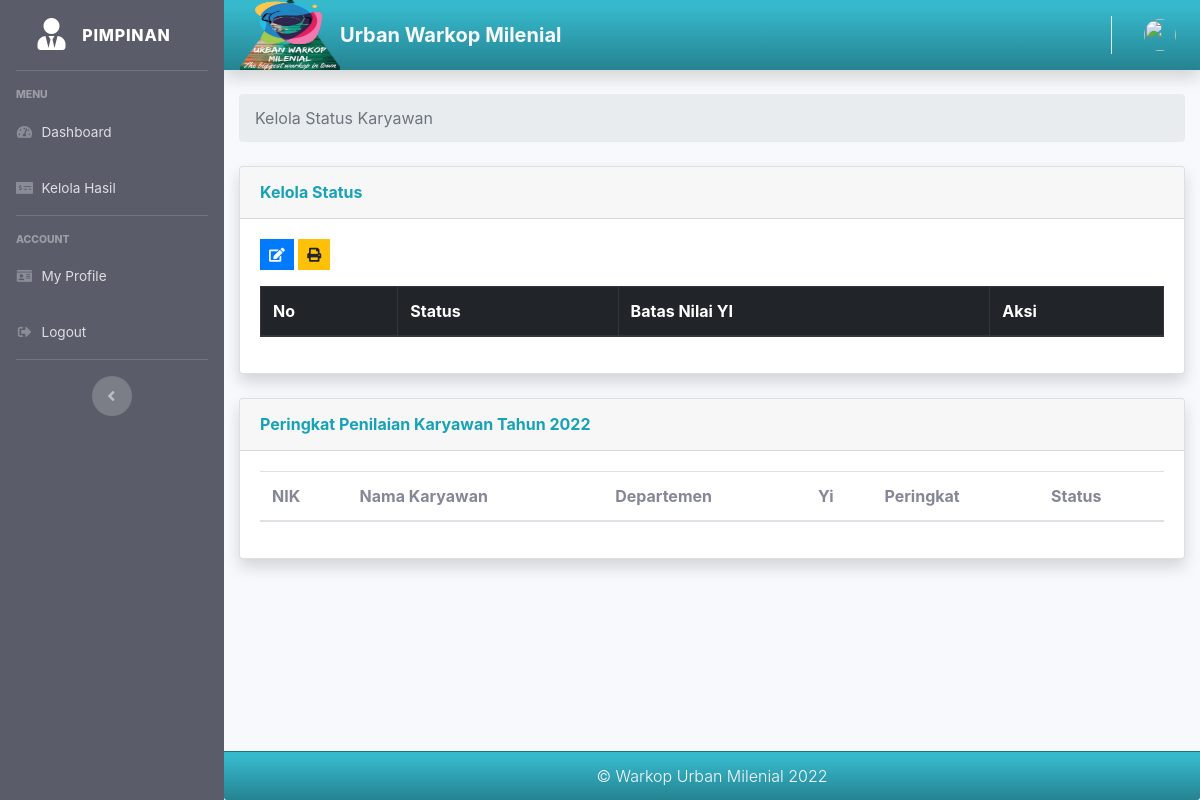
/index.php/pimpinan/kelola_hasil, run on an earlier commit of the app's database.
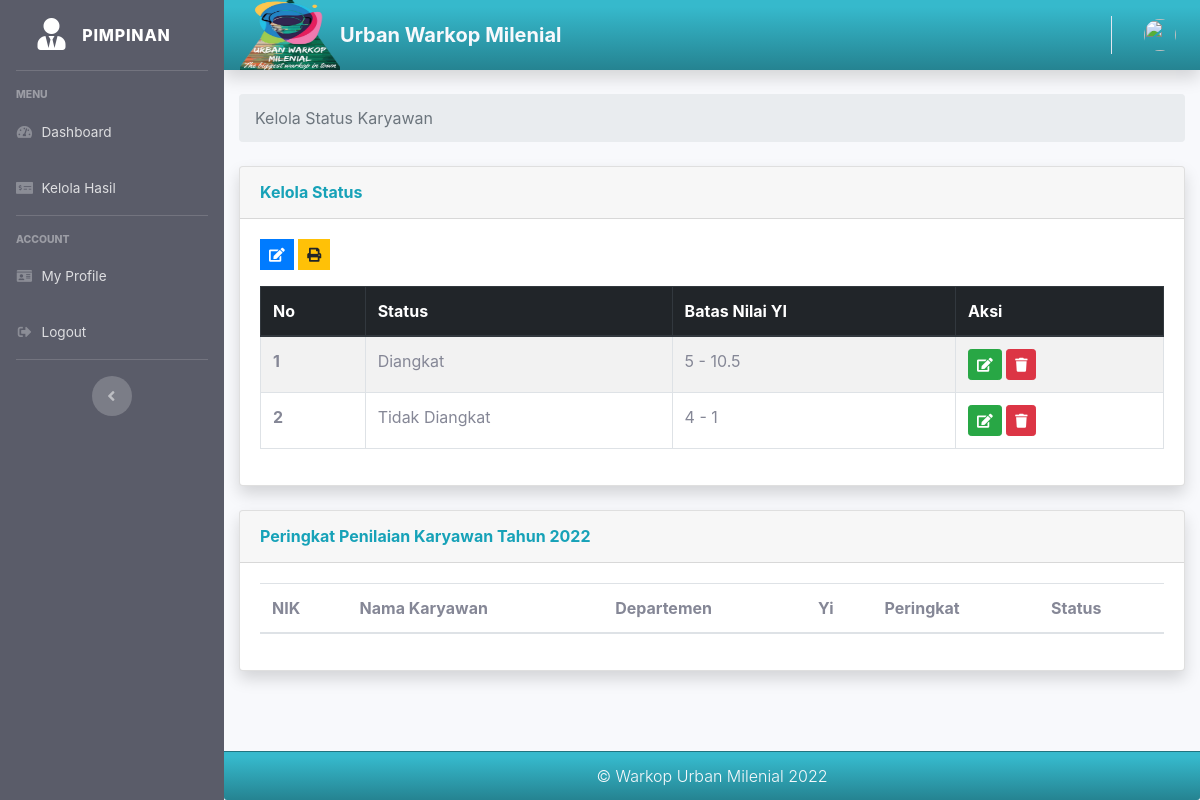
And on a later commit of the database.
### tables this page shows
CREATE TABLE `tb_hasil` (
  `id` int(11) NOT NULL,
  `hasil` varchar(128) NOT NULL,
  `min_nilai_yi` double NOT NULL,
  `max_nilai_yi` double NOT NULL,
  `id_user` int(11) NOT NULL,
  `email` varchar(128) NOT NULL
);

### application/controllers/Pimpinan.php (called while the page is built, shortened)
<?php
class Pimpinan extends CI_Controller
{
    public function __construct()
    {
        $this->load->model('Pimpinan_model');
        $this->load->model('Karyawan_model');
        $this->load->model('Kriteria_model');
        $this->load->model('Peringkat_model');
        $this->load->model('Hasil_model');
    }
    public function kelola_hasil()
    {
        $data['user'] = $this->db->get_where('user', ['email' => $this->session->userdata('email')])->row_array();
        $data['tb_hasil'] = $this->db->get('tb_hasil')->result_array();
        $data['tb_ranking'] = $this->db->get('tb_ranking')->result_array();
        $data['title'] = 'Kelola Bonus';
        $data['peringkat'] = $this->Peringkat_model->getPeringkat();
        $this->load->view('templates/pimpinan_header', $data);
        $this->load->view('templates/pimpinan_sidebar', $data);
        $this->load->view('templates/pimpinan_topbar', $data);
        $this->load->view('pimpinan/kelola_hasil', $data);
        $this->load->view('templates/pimpinan_footer', $data);
    }
}

### index.php (called while the page is built, shortened)
<?php
require_once BASEPATH.'core/CodeIgniter.php';

### application/views/pimpinan/kelola_hasil.php (the view, shortened to what this page needs)
<div class="container-fluid">
    <nav aria-label="breadcrumb">
        <ol class="breadcrumb">
            <li class="breadcrumb-item active" aria-current="page">Kelola Status Karyawan</li>
        </ol>
    </nav>
    <div class="card shadow mb-4">
        <div class="card-header py-3">
            <h6 class="m-0 font-weight-bold text-info">Kelola Status</h6>
        </div>
        <div class="card-body">
            <a class="btn btn-primary btn-sm rounded-0 mb-3" type="a" data-toggle="tooltip" data-placement="top" title="Input" href="<?= base_url('pimpinan/tambah_hasil'); ?>">
                <i class="fa fa-edit"></i></a>
            <a class="btn btn-warning btn-sm rounded-0 mb-3" type="a" data-toggle="tooltip" data-placement="top" title="Laporan" href="<?= base_url('pimpinan/print'); ?>"><i class="fas fa-print"></i></a>
            <table id="example" class="table table-striped table-bordered" style="width:100%">
                <thead class="thead-dark">
                    <tr>
                        <th scope="col">No</th>
                        <th scope="col">Status</th>
                        <th scope="col">Batas Nilai YI</th>
                        <th scope="col">Aksi</th>
                    </tr>
                </thead>
                <tbody>
                    <?php $i = 1; ?>
                    <?php foreach ($tb_hasil as $p) : ?>
                        <tr>
                            <th scope="row"><?= $i; ?></th>
                            <td><?= $p['hasil']; ?></td>
                            <td><?= $p['min_nilai_yi']; ?> - <?= $p['max_nilai_yi']; ?>
                            </td>
                            <td> <a class="btn btn-success btn-sm " type="a" data-toggle="tooltip" data-placement="top" title="Edit" href="<?= base_url('pimpinan/ubah_hasil/' . $p['id']); ?>"><i class="fa fa-edit"></i></a>
                                <a class="btn btn-danger btn-sm tombol-hapus-bonus" type="button" data-toggle="tooltip" data-placement="top" title="Delete" href="<?= base_url('pimpinan/delete_hasil/' . $p['id']); ?>"><i class="fa fa-trash"></i></a>
                            </td>
                        </tr>
                        <?php $i++; ?>
                    <?php endforeach; ?>
                </tbody>
            </table>
        </div>
    </div>
    <div class="card shadow mb-5">
        <div class="card-header py-3">
            <h6 class="m-0 font-weight-bold text-info">Peringkat Penilaian Karyawan Tahun <?= date('Y'); ?></h6>
        </div>
        <div class="card-body">
            <table class="table table-striped table-hover" style="width:100%">
                <thead>
                    <tr>
                        <th scope="col">NIK</th>
                        <th scope="col">Nama Karyawan</th>
                        <th scope="col">Departemen</th>
                        <th scope="col">Yi</th>
                        <th scope="col">Peringkat</th>
                        <th scope="col">Status</th>
                    </tr>
                </thead>
            </table>
        </div>
    </div>
</div>
</div>

What changed in the data, as far as the page shows it:
added tb_hasil: hasil "Diangkat", min_nilai_yi "5", max_nilai_yi "10.5"
added tb_hasil: hasil "Tidak Diangkat", min_nilai_yi "4", max_nilai_yi "1"
